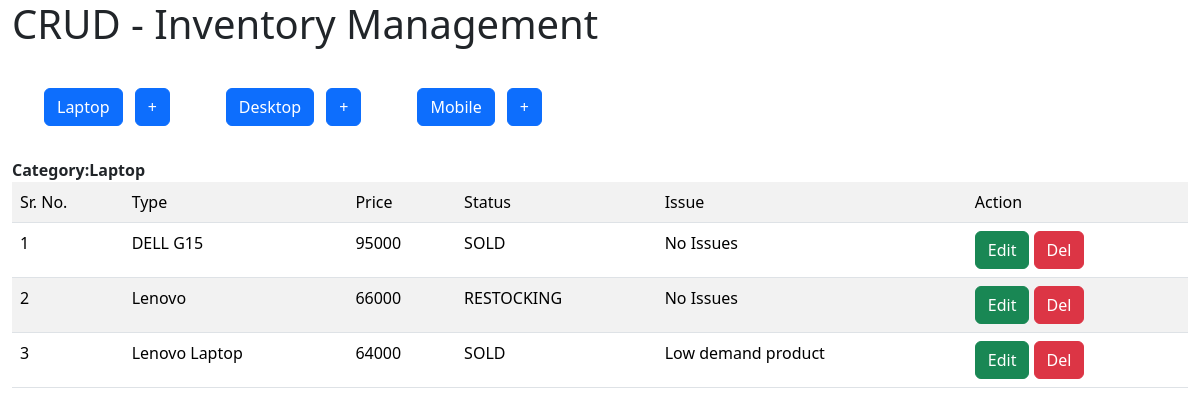
Page /inventory/display_laptops on the earlier database version.
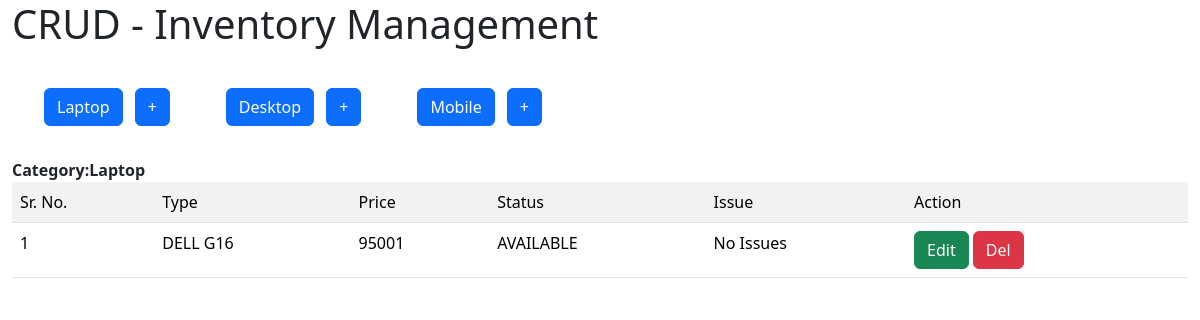
Same page on the later database version.
### Inventory/models.py (models this page shows)
class Device(models.Model):
    type = models.CharField(max_length=200, blank=False)
    price = models.IntegerField()
    choices = (
        ('AVAILABLE','Ready to Purchase'),
        ('SOLD','Item Sold'),
        ('RESTOCKING','Restocking in few days')
    )
    status = models.CharField(max_length=20, choices=choices, default="SOLD" )
    issues = models.CharField(max_length=100,default="No Issues")
    class Meta:
        abstract = True
    def __str__(self):
        return 'Type:{0} Price:{1}'.format(self.type, self.price)

class Laptop(Device):
    pass

### Inventory/views.py (the view)
# urls.py: path('display_laptops',views.display_laptops,name="display_laptops"),
def display_laptops(request):
    items = Laptop.objects.all()
    print(items)
    return render(request, 'index.html', context={'items':items, 'title':'Laptop'})

### Inventory/templates/index.html
{% extends "base.html" %}
{% block start %}
<div class="container-fluid">
  <div class="row">
    <div class="col">
      <h1>CRUD - Inventory Management </h1>
    </div>
  </div>
  <div class="row">
    <div class="col">
        <div class="float-start m-4">
            <a href="{% url 'display_laptops' %}" class="btn btn-primary m-2">Laptop</a>
            <a href="{% url 'add_laptop' %}" class="btn btn-primary">+</a>
        </div>
        <div class="float-start m-4">
            <a href="{% url 'display_desktops' %}" class="btn btn-primary m-2">Desktop</a>
            <a href="{% url 'add_desktop' %}" class="btn btn-primary">+</a>
        </div>
        <div class="float-start m-4">
            <a href="{% url 'display_mobiles' %}" class="btn btn-primary m-2">Mobile</a>
            <a href="{% url 'add_mobile' %}" class="btn btn-primary">+</a>
        </div>
    </div>
  </div>
  <div class="row">
    <div class="col">
      <strong>Category:{{title}}</strong>
      <table class="table table-striped table-hover">
        <tr>
          <td>Sr. No.</td>
          <td>Type</td>
          <td>Price</td>
          <td>Status</td>
          <td>Issue</td>
          <td>Action</td>
        </tr>
        {% for item in items %}
        <tr>
          <td>{{item.pk}}</td>
          <td>{{item.type}}</td>
          <td>{{item.price}}</td>
          <td>{{item.status}}</td>
          <td>{{item.issues}}</td>
          <td>
            {% if title == 'Laptop' %}
            <a href="{% url 'edit_laptop' item.id %}" class="btn btn-success">Edit</a>
            <a href="{% url 'delete_laptop' item.id %}" class="btn btn-danger">Del</a>
            {% elif title == 'Desktop' %}
             <a href="{% url 'edit_desktop' item.pk %}" class="btn btn-success">Edit</a>
            <a href="#" class="btn btn-danger">Del</a>
            {% else %}
            <a href="{% url 'edit_mobile' item.pk %}" class="btn btn-success">Edit</a>
            <a href="#" class="btn btn-danger">Del</a>
            {% endif %}
          </td>
        </tr>
        {% endfor %}
      </table>
    </div>
  </div>
</div>
{% endblock %}

### Inventory/templates/base.html (shortened to what this page needs)
<!DOCTYPE html>
<html>
  <head>
    <link
      href="https://cdn.jsdelivr.net/npm/bootstrap@5.3.7/dist/css/bootstrap.min.css"
      rel="stylesheet"
    />
  </head>
  <body>
    {% block start %}
    {% endblock %}
  </body>
</html>

Differences in the rows shown:
removed Laptop: pk "2", type "Lenovo", price "66000", status "RESTOCKING", issues "No Issues"
removed Laptop: pk "3", type "Lenovo Laptop", price "64000", status "SOLD", issues "Low demand product"
changed Laptop "No Issues": type "DELL G15" → "DELL G16"; price "95000" → "95001"; status "SOLD" → "AVAILABLE"
